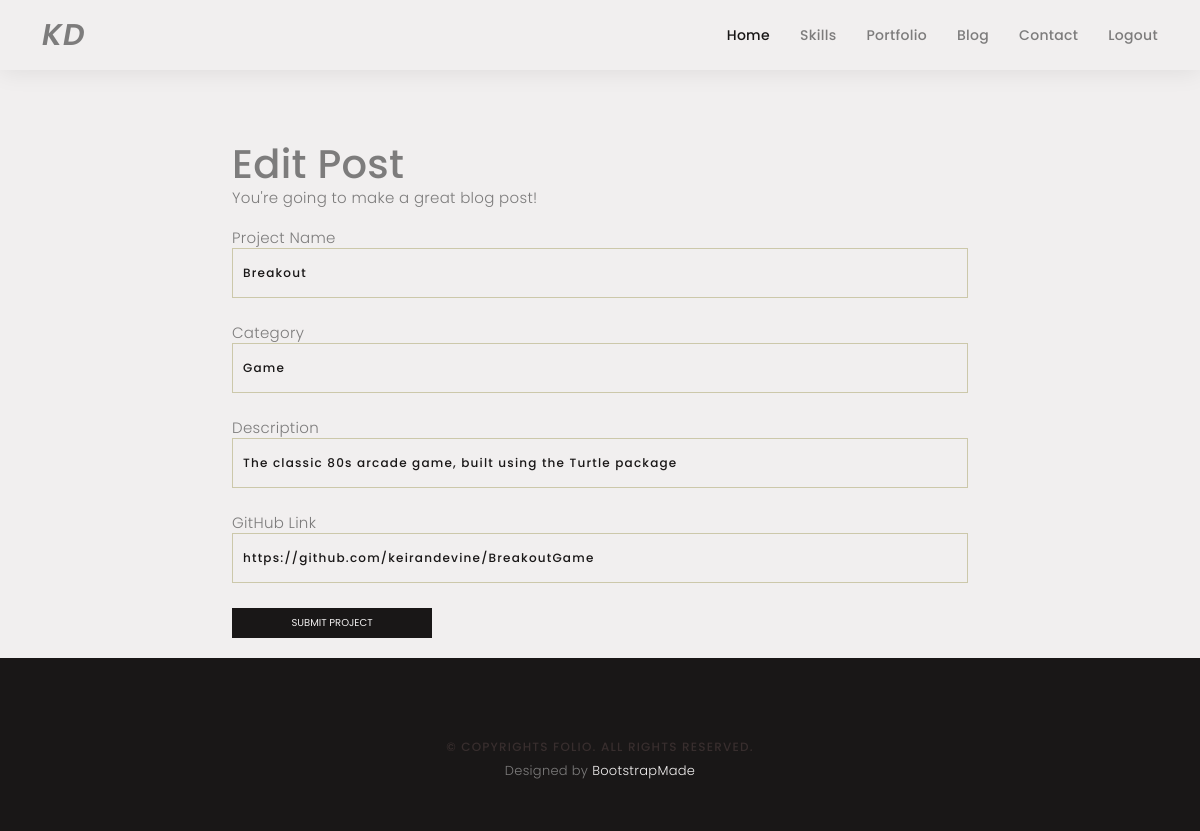
/edit-project/5 (signed in), run on the app's committed database.
### main.py (models this page shows)
class PortfolioItem(db.Model):
    id = db.Column(db.Integer, primary_key=True)
    name = db.Column(db.String(100), unique=True, nullable=False)
    category = db.Column(db.String(100), nullable=False)
    description = db.Column(db.String(250), nullable=False)
    git_url = db.Column(db.String(250), nullable=False)

### main.py (the view, shortened to what this page needs)
@app.route('/edit-project/<int:project_id>', methods=['GET', 'POST'])
def edit_project(project_id):
    project_to_edit = PortfolioItem.query.get(project_id)
    edit_form = AddProjectForm(
        name=project_to_edit.name,
        category=project_to_edit.category,
        description=project_to_edit.description,
        git_url=project_to_edit.git_url,
    )
    return render_template('make-post.html', id=project_id, form=edit_form)

### main.py
class AddProjectForm(FlaskForm):
    name = StringField("Project Name", validators=[DataRequired()])
    category = SelectField('Category', coerce=str, choices=["App", "Game", "Web"], validators=[DataRequired()])
    description = StringField("Description", validators=[DataRequired()])
    git_url = StringField("GitHub Link", validators=[DataRequired(), URL()])
    submit = SubmitField("Submit Project")

### main.py (called while the page is built)
@login_manager.user_loader
def load_user(user_id):
    return User.query.get(int(user_id))

### templates/make-post.html (shortened to what this page needs)
{% extends 'base.html' %}
{% import "bootstrap/wtf.html" as wtf %}
{% block content %}
<br>
<br>
<div class="container">
      <div class="row">
        <div class="col-lg-8 col-md-10 mx-auto">
          <div class="page-heading">
            {% if id %}
            <h1>Edit Post</h1>
            {% else %}
            <h1>Create New Post</h1>
            {% endif %}
            <span class="subheading">You're going to make a great blog post!<br><br></span>
          </div>
        </div>
      </div>
    </div>
  <div class="container form-container">
    <div class="row">
      <div class="col-lg-8 col-md-10 mx-auto">
          {{ wtf.quick_form(form, button_map={'submit': 'primary'}) }}
      </div>
    </div>
  </div>
{% endblock %}

### static/assets/css/style.css (style rules this page uses)
body { background: #F1EFEF; color: #7D7C7C; font-family: "Poppins", helvetica; font-size: 15px; font-weight: 300; line-height: 20px; letter-spacing: 0.02em; overflow-x: hidden; margin: 0 auto; padding: 0; box-sizing: border-box; }
h1, h2, h3, h4, h5, h6 { margin: 0; }
.btn { display: inline-block; justify-content: center; align-items: center; background: #191717; border: medium none; border-radius: 0; color: #F1EFEF; font-size: 10px; height: 30px; line-height: 30px; padding: 0 30px; text-transform: uppercase; width: 120px; }
.form-control { background-color: #F1EFEF; border: 1px solid #CCC8AA; border-radius: 0; color: #191717; font-size: 12px; font-weight: 500; height: 50px; letter-spacing: 0.1em; padding-left: 10px; margin: 0 0 25px 0; line-height: 14px; }
#submit { width: 200px; margin-bottom: 20px; }
.page-heading { margin-top: 100px; }

### data on the page
PortfolioItem: name "Breakout", category "Game", description "The classic 80s arcade game, built using the Turtle package", git_url "https://github.com/keirandevine/BreakoutGame"
